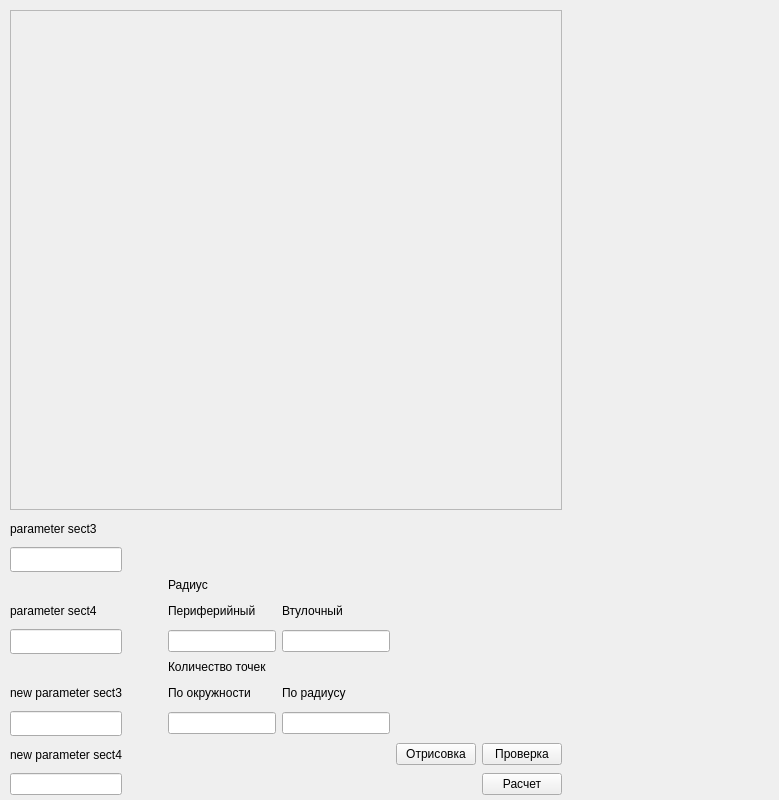
<?xml version="1.0" encoding="UTF-8"?>
<ui version="4.0">
 <class>Form</class>
 <widget class="QWidget" name="Form">
  <property name="geometry">
   <rect>
    <x>0</x>
    <y>0</y>
    <width>779</width>
    <height>800</height>
   </rect>
  </property>
  <property name="minimumSize">
   <size>
    <width>779</width>
    <height>800</height>
   </size>
  </property>
  <property name="maximumSize">
   <size>
    <width>779</width>
    <height>800</height>
   </size>
  </property>
  <property name="windowTitle">
   <string>Form</string>
  </property>
  <widget class="QWidget" name="gridLayoutWidget">
   <property name="geometry">
    <rect>
     <x>10</x>
     <y>10</y>
     <width>761</width>
     <height>788</height>
    </rect>
   </property>
   <layout class="QGridLayout" name="gridLayout" rowstretch="0,0">
    <property name="sizeConstraint">
     <enum>QLayout::SetFixedSize</enum>
    </property>
    <item row="1" column="0">
     <layout class="QGridLayout" name="gridLayout_2">
      <item row="8" column="2">
       <widget class="QLineEdit" name="numPtsTheta"/>
      </item>
      <item row="3" column="0">
       <widget class="QLabel" name="label_2">
        <property name="minimumSize">
         <size>
          <width>0</width>
          <height>25</height>
         </size>
        </property>
        <property name="maximumSize">
         <size>
          <width>16777215</width>
          <height>25</height>
         </size>
        </property>
        <property name="text">
         <string>parameter sect4</string>
        </property>
       </widget>
      </item>
      <item row="10" column="5">
       <widget class="QPushButton" name="btn_calc">
        <property name="text">
         <string>Расчет</string>
        </property>
       </widget>
      </item>
      <item row="6" column="2">
       <widget class="QLabel" name="label_7">
        <property name="text">
         <string>По окружности</string>
        </property>
       </widget>
      </item>
      <item row="1" column="2">
       <spacer name="horizontalSpacer">
        <property name="orientation">
         <enum>Qt::Horizontal</enum>
        </property>
        <property name="sizeHint" stdset="0">
         <size>
          <width>40</width>
          <height>20</height>
         </size>
        </property>
       </spacer>
      </item>
      <item row="1" column="5">
       <spacer name="horizontalSpacer_3">
        <property name="orientation">
         <enum>Qt::Horizontal</enum>
        </property>
        <property name="sizeHint" stdset="0">
         <size>
          <width>40</width>
          <height>20</height>
         </size>
        </property>
       </spacer>
      </item>
      <item row="10" column="0">
       <widget class="QLineEdit" name="lineEdit_newPrm4"/>
      </item>
      <item row="2" column="2" colspan="2">
       <widget class="QLabel" name="label_9">
        <property name="text">
         <string>Радиус</string>
        </property>
       </widget>
      </item>
      <item row="9" column="5">
       <widget class="QPushButton" name="btn_check">
        <property name="text">
         <string>Проверка</string>
        </property>
       </widget>
      </item>
      <item row="4" column="2">
       <widget class="QLineEdit" name="shrRadius"/>
      </item>
      <item row="1" column="4">
       <spacer name="horizontalSpacer_4">
        <property name="orientation">
         <enum>Qt::Horizontal</enum>
        </property>
        <property name="sizeHint" stdset="0">
         <size>
          <width>40</width>
          <height>20</height>
         </size>
        </property>
       </spacer>
      </item>
      <item row="6" column="0">
       <widget class="QLabel" name="label_3">
        <property name="minimumSize">
         <size>
          <width>0</width>
          <height>25</height>
         </size>
        </property>
        <property name="maximumSize">
         <size>
          <width>16777215</width>
          <height>25</height>
         </size>
        </property>
        <property name="text">
         <string>new parameter sect3</string>
        </property>
       </widget>
      </item>
      <item row="3" column="2">
       <widget class="QLabel" name="label_5">
        <property name="text">
         <string>Периферийный</string>
        </property>
       </widget>
      </item>
      <item row="4" column="3">
       <widget class="QLineEdit" name="hubRadius"/>
      </item>
      <item row="6" column="3">
       <widget class="QLabel" name="label_8">
        <property name="text">
         <string>По радиусу</string>
        </property>
       </widget>
      </item>
      <item row="0" column="0">
       <widget class="QLabel" name="label">
        <property name="minimumSize">
         <size>
          <width>0</width>
          <height>25</height>
         </size>
        </property>
        <property name="maximumSize">
         <size>
          <width>16777215</width>
          <height>25</height>
         </size>
        </property>
        <property name="text">
         <string>parameter sect3</string>
        </property>
       </widget>
      </item>
      <item row="9" column="0">
       <widget class="QLabel" name="label_4">
        <property name="minimumSize">
         <size>
          <width>0</width>
          <height>25</height>
         </size>
        </property>
        <property name="maximumSize">
         <size>
          <width>16777215</width>
          <height>25</height>
         </size>
        </property>
        <property name="text">
         <string>new parameter sect4</string>
        </property>
       </widget>
      </item>
      <item row="8" column="0">
       <widget class="QLineEdit" name="lineEdit_newPrm3">
        <property name="minimumSize">
         <size>
          <width>0</width>
          <height>25</height>
         </size>
        </property>
        <property name="maximumSize">
         <size>
          <width>16777215</width>
          <height>25</height>
         </size>
        </property>
       </widget>
      </item>
      <item row="1" column="1">
       <spacer name="horizontalSpacer_2">
        <property name="orientation">
         <enum>Qt::Horizontal</enum>
        </property>
        <property name="sizeHint" stdset="0">
         <size>
          <width>40</width>
          <height>20</height>
         </size>
        </property>
       </spacer>
      </item>
      <item row="8" column="3">
       <widget class="QLineEdit" name="numPtsRadius"/>
      </item>
      <item row="1" column="0">
       <widget class="QLineEdit" name="lineEdit_prm3">
        <property name="minimumSize">
         <size>
          <width>0</width>
          <height>25</height>
         </size>
        </property>
        <property name="maximumSize">
         <size>
          <width>16777215</width>
          <height>25</height>
         </size>
        </property>
       </widget>
      </item>
      <item row="3" column="3">
       <widget class="QLabel" name="label_6">
        <property name="text">
         <string>Втулочный</string>
        </property>
       </widget>
      </item>
      <item row="9" column="4">
       <widget class="QPushButton" name="btn_draw">
        <property name="text">
         <string>Отрисовка</string>
        </property>
       </widget>
      </item>
      <item row="1" column="3">
       <spacer name="horizontalSpacer_5">
        <property name="orientation">
         <enum>Qt::Horizontal</enum>
        </property>
        <property name="sizeHint" stdset="0">
         <size>
          <width>40</width>
          <height>20</height>
         </size>
        </property>
       </spacer>
      </item>
      <item row="4" column="0">
       <widget class="QLineEdit" name="lineEdit_prm4">
        <property name="minimumSize">
         <size>
          <width>0</width>
          <height>25</height>
         </size>
        </property>
        <property name="maximumSize">
         <size>
          <width>16777215</width>
          <height>25</height>
         </size>
        </property>
       </widget>
      </item>
      <item row="5" column="2" colspan="2">
       <widget class="QLabel" name="label_10">
        <property name="text">
         <string>Количество точек</string>
        </property>
       </widget>
      </item>
     </layout>
    </item>
    <item row="0" column="0">
     <widget class="QFrame" name="frame">
      <property name="minimumSize">
       <size>
        <width>0</width>
        <height>500</height>
       </size>
      </property>
      <property name="maximumSize">
       <size>
        <width>16777215</width>
        <height>500</height>
       </size>
      </property>
      <property name="frameShape">
       <enum>QFrame::StyledPanel</enum>
      </property>
      <property name="frameShadow">
       <enum>QFrame::Raised</enum>
      </property>
     </widget>
    </item>
   </layout>
  </widget>
 </widget>
 <resources/>
 <connections/>
</ui>
